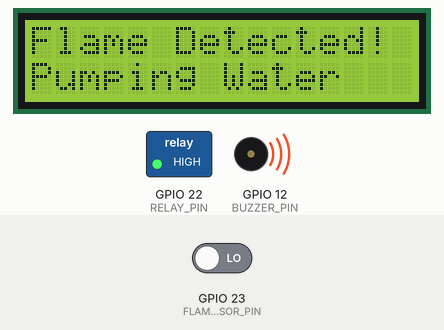
Recording of a sketch running on a simulated ESP32. Parts: 16×2 character LCD, switched loads named in the sketch (green lamp = pin HIGH), buzzer (waves = sounding, pin HIGH). Inputs (shaded band) come from the test bench; at power-on: GPIO 23 (FLAME_SENSOR_PIN) LOW.

Above: at 3.2 s.
3.3 s: GPIO 23 (FLAME_SENSOR_PIN) driven HIGH
At 4.9 s:
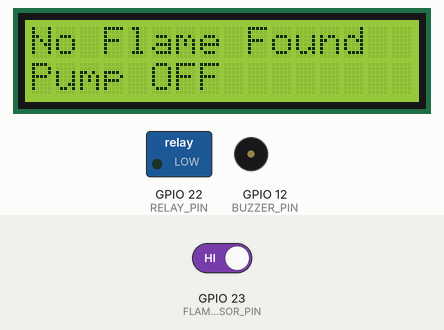
5.2 s: GPIO 23 (FLAME_SENSOR_PIN) driven LOW
At 5.9 s:
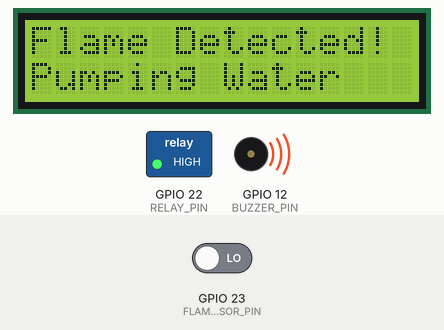
Timing chart, 0 to 8.2 s (numbered marks = the images above; inputs shaded):
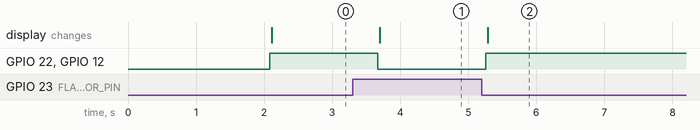

Measured:
- after the input at 3.3 s, GPIO 22 (RELAY_PIN), GPIO 12 (BUZZER_PIN): HIGH → LOW after 0.37 s; the display: changes after 0.40 s (image 1)
- after the input at 5.2 s, GPIO 22 (RELAY_PIN), GPIO 12 (BUZZER_PIN): LOW → HIGH after 0.06 s; the display: changes after 0.09 s (image 2)

The sketch:

finger_detection1_buzzer.ino
```cpp
#include <Wire.h>
#include <LiquidCrystal_I2C.h>

#define FLAME_SENSOR_PIN 23
#define RELAY_PIN 22
#define BUZZER_PIN 12   // Buzzer pin (choose a free GPIO)

// Create LCD object with I2C address 0x27 and 16x2 size
LiquidCrystal_I2C lcd(0x27, 16, 2);

void setup() {
  // Initialize I2C on custom pins for ESP32
  Wire.begin(19, 21); // SDA = 19, SCL = 21

  pinMode(FLAME_SENSOR_PIN, INPUT);
  pinMode(RELAY_PIN, OUTPUT);
  pinMode(BUZZER_PIN, OUTPUT);

  digitalWrite(RELAY_PIN, LOW);   // Relay off initially
  digitalWrite(BUZZER_PIN, LOW);  // Buzzer off initially

  lcd.init();
  lcd.backlight();
  lcd.setCursor(0, 0);
  lcd.print("Flame Detection");
  delay(2000);
  lcd.clear();
}

void loop() {
  int flameDetected = (digitalRead(FLAME_SENSOR_PIN) == LOW); // Active LOW

  if (flameDetected) {
    digitalWrite(RELAY_PIN, HIGH);   // Turn on pump
    digitalWrite(BUZZER_PIN, HIGH);  // Turn on buzzer

    lcd.setCursor(0, 0);
    lcd.print("Flame Detected!");
    lcd.setCursor(0, 1);
    lcd.print("Pumping Water   ");
  } else {
    digitalWrite(RELAY_PIN, LOW);   // Turn off pump
    digitalWrite(BUZZER_PIN, LOW);  // Turn off buzzer

    lcd.setCursor(0, 0);
    lcd.print("No Flame Found ");
    lcd.setCursor(0, 1);
    lcd.print("Pump OFF        ");
  }

  delay(500);
}
```
